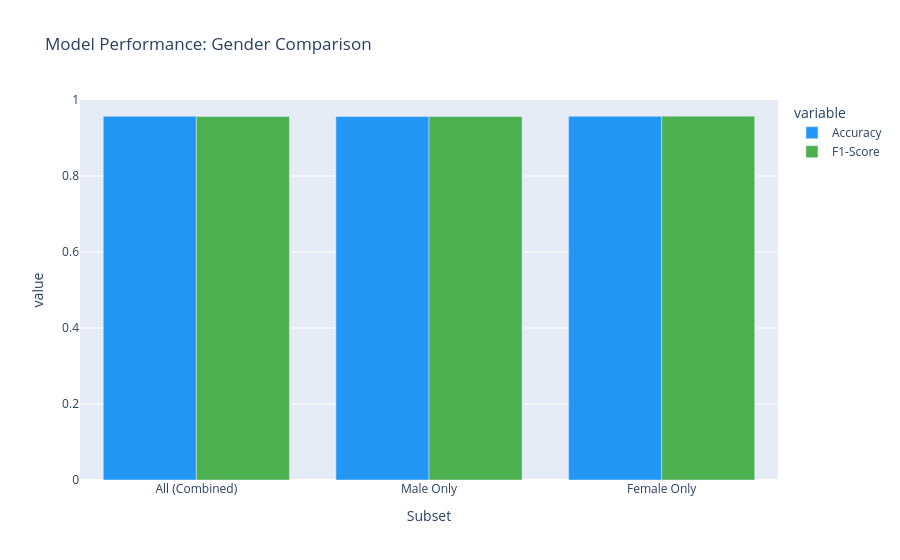

Write notebook code for a chart like this one.
### Markdown cell above
---
## 7. Hyperparameter Tuning

Fine-tune the Random Forest model using GridSearchCV.

### Code cell
# GENDER COMPARISON: Train and compare models for Men vs Women
print("GENDER COMPARISON ANALYSIS")
print("=" * 60)

# Separate data by gender
df_male = df_model[df_model['gender'] == 1].copy()
df_female = df_model[df_model['gender'] == 2].copy()

print(f"\nMale samples: {len(df_male)}")
print(f"Female samples: {len(df_female)}")

# Function to train and evaluate for a subset
def train_evaluate_subset(df_subset, subset_name, feature_cols):
    X_sub = df_subset[feature_cols].fillna(df_subset[feature_cols].median())
    y_sub = df_subset['risk_level_encoded']
    
    X_train, X_test, y_train, y_test = train_test_split(
        X_sub, y_sub, test_size=0.2, random_state=RANDOM_STATE, stratify=y_sub
    )
    
    scaler_sub = StandardScaler()
    X_train_s = scaler_sub.fit_transform(X_train)
    X_test_s = scaler_sub.transform(X_test)
    
    # Train Random Forest
    rf = RandomForestClassifier(random_state=RANDOM_STATE, n_estimators=100)
    rf.fit(X_train_s, y_train)
    y_pred = rf.predict(X_test_s)
    
    acc = accuracy_score(y_test, y_pred)
    f1 = f1_score(y_test, y_pred, average='weighted')
    
    print(f"\n{subset_name}:")
    print(f"   Samples: {len(df_subset)}")
    print(f"   Accuracy: {acc:.3f}")
    print(f"   F1-Score: {f1:.3f}")
    
    return {'Subset': subset_name, 'Samples': len(df_subset), 'Accuracy': acc, 'F1-Score': f1}

# Train on each gender
results_male = train_evaluate_subset(df_male, "Male Only", feature_columns)
results_female = train_evaluate_subset(df_female, "Female Only", feature_columns)
results_all = train_evaluate_subset(df_model, "All (Combined)", feature_columns)

# Compare results
gender_results = pd.DataFrame([results_all, results_male, results_female])
print("\n" + "=" * 60)
print("GENDER COMPARISON SUMMARY:")
display(gender_results)

# Visualize comparison
fig = px.bar(gender_results, x='Subset', y=['Accuracy', 'F1-Score'],
             title='Model Performance: Gender Comparison',
             barmode='group',
             color_discrete_sequence=['#2196F3', '#4CAF50'])
fig.update_layout(yaxis_range=[0, 1])
fig.show()

### Figure 1 — Plotly figure (JSON) as saved in the notebook; plotly's stock layout.template omitted (floating-point values rounded to 4 significant figures)
{"data": [{"alignmentgroup": "True", "hovertemplate": "variable=Accuracy<br>Subset=%{x}<br>value=%{y}<extra></extra>", "legendgroup": "Accuracy", "marker": {"color": "#2196F3", "pattern": {"shape": ""}}, "name": "Accuracy", "offsetgroup": "Accuracy", "orientation": "v", "showlegend": true, "textposition": "auto", "type": "bar", "x": ["All (Combined)", "Male Only", "Female Only"], "xaxis": "x", "y": [0.957, 0.9565, 0.9572], "yaxis": "y"}, {"alignmentgroup": "True", "hovertemplate": "variable=F1-Score<br>Subset=%{x}<br>value=%{y}<extra></extra>", "legendgroup": "F1-Score", "marker": {"color": "#4CAF50", "pattern": {"shape": ""}}, "name": "F1-Score", "offsetgroup": "F1-Score", "orientation": "v", "showlegend": true, "textposition": "auto", "type": "bar", "x": ["All (Combined)", "Male Only", "Female Only"], "xaxis": "x", "y": [0.9566, 0.9564, 0.9574], "yaxis": "y"}], "layout": {"barmode": "group", "legend": {"title": {"text": "variable"}, "tracegroupgap": 0}, "title": {"text": "Model Performance: Gender Comparison"}, "xaxis": {"anchor": "y", "domain": [0, 1], "title": {"text": "Subset"}}, "yaxis": {"anchor": "x", "domain": [0, 1], "range": [0, 1], "title": {"text": "value"}}}}
